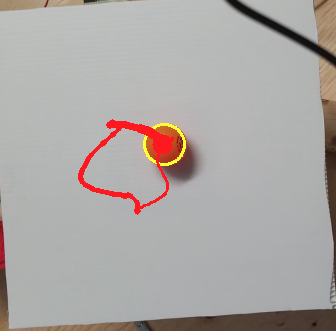
#> input picture ball.png, 336 x 331 px, given in place of the camera
$ python ball_clean.py   (older library calls are emulated)
#> lines starting #> are read from the running program, lines starting #| are printed output that depends on the picture; after the words box and inside, x2 and y2 are one past the last pixel; in counts of white or black regions, pixels touching at a corner belong together
from collections import deque
import numpy as np
import argparse
import cv2
import time
import matplotlib.pyplot as plt
import serial

ser = serial.Serial('/dev/cu.usbmodem1411', 115200)
# /dev/cu.usbmodem1411

# python 35

ap = argparse.ArgumentParser()
ap.add_argument("-v", "--video", help="path to the (optional) video file")
ap.add_argument("-b", "--buffer", type=int, default=64, help="max buffer size")
ap.add_argument("-p", "--port", help="port for the serial connection")
args = vars(ap.parse_args())

lowerBound = (0, 182, 162)
upperBound = (255, 255, 255) ## set upper lower bound for color threshold

pts = deque(maxlen=args["buffer"])

def testFPS():
    test = camera.get(cv2.CAP_PROP_FPS)
    print("Frames per second should be : {0}".format(test))

    # Number of frames to capture
    num_frames = 120;
    print("Capturing {0} frames".format(num_frames))

    # Start time
    start = time.time()

    # Grab a few frames
    for i in range(0, num_frames):
        ret, frame = camera.read()

    # End time
    end = time.time()

    # Time elapsed
    seconds = end - start
    print("Time taken : {0} seconds".format(seconds))

    # Calculate frames per second
    fps  = num_frames / seconds;
    print("Estimated frames per second : {0}".format(fps))

if not args.get("video", False):
    camera = cv2.VideoCapture(0)
    # [8 lines of commented-out code are left out]
else:
    camera = cv2.VideoCapture(args["video"])


i = 0
j = 0
start = time.time()
num_frames_2 = 1200
x_arr = []
y_arr = []


# while True:
while True:

    (grabbed, frame) = camera.read()
#> frame is the input picture: shape (331, 336, 3); mean B, G, R 165.3, 167.4, 172.4
    j += 1

    if args.get("video") and not grabbed:
        break

    # frame = cv2.resize(frame, (640, 480))
    # blurred = cv2.GaussianBlur(frame, (11, 11), 0)
    hsv = cv2.cvtColor(frame, cv2.COLOR_BGR2HSV)
#> hsv: shape (331, 336, 3); mean H, S, V 74.9, 16.2, 174.1

    mask = cv2.inRange(hsv, lowerBound, upperBound)
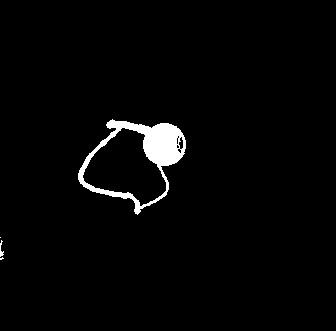
#> mask: shape (331, 336); 2.3% white; 4 white regions (2 under 20 px), largest, box (x1, y1, x2, y2) and area: (78, 119, 186, 215) 2570, (0, 240, 4, 257) 32
    mask = cv2.erode(mask, None, iterations=2)
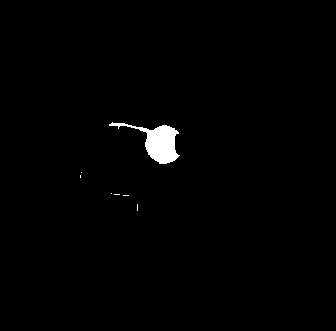
#> mask: shape (331, 336); 1% white; 7 white regions (6 under 20 px), largest, box (x1, y1, x2, y2) and area: (109, 122, 180, 164) 1112
    mask = cv2.dilate(mask, None, iterations=2)
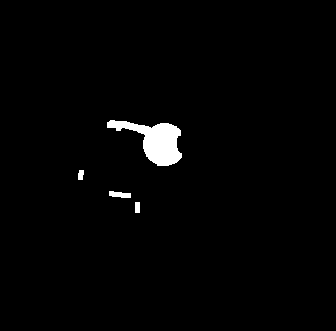
#> mask: shape (331, 336); 1.7% white; 4 white regions

    cnts = cv2.findContours(mask.copy(), cv2.RETR_EXTERNAL, cv2.CHAIN_APPROX_SIMPLE)[-2]
#> cnts = 4 contours; box (x1, y1, x2, y2) and area: (107, 120, 182, 166) 1531, (109, 191, 131, 198) 87, (135, 202, 140, 213) 40, (78, 170, 84, 180) 38
    center = None

    if len(cnts) > 0:
        c = max(cnts, key=cv2.contourArea)
#> c = contour of 96 points, box (x1, y1, x2, y2) (107, 120, 182, 166), area 1531
        ((x, y), radius) = cv2.minEnclosingCircle(c)
#> x = 144; y = 139.5; radius = 40.93
        M = cv2.moments(c)
#> M = moments, m00 1531, centre m10/m00, m01/m00 = (155.6, 140.8)
        center = (int(M["m10"] / M["m00"]), int(M["m01"] / M["m00"]))
#> center = (155, 140)

        # only proceed if the radius meets a minimum size
        if radius > 10:
            # draw the circle and centroid on the frame,
            # then update the list of tracked points
            cv2.circle(frame, (int(x), int(y)), int(radius),
                (0, 255, 255), 2)
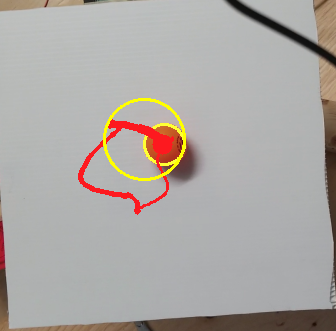
#> frame: shape (331, 336, 3); 0.69% of pixels changed, all inside (x1, y1, x2, y2) = (103, 98, 186, 181)
            cv2.circle(frame, center, 5, (0, 0, 255), -1)
#> frame: shape (331, 336, 3); 0.07% of pixels changed, all inside (x1, y1, x2, y2) = (150, 135, 161, 146)


    pts.appendleft(center)

    for i in range(1, len(pts)):
    # if either of the tracked points are None, ignore
    # them
        if pts[i - 1] is None or pts[i] is None:
            continue

        thickness = int(np.sqrt(args["buffer"] / float(i + 1)) * 2.5)
        cv2.line(frame, pts[i - 1], pts[i], (0, 0, 255), thickness)

    cv2.imshow("Frame", frame)
    # cv2.imshow("Mask", mask)

    if center is None:
        str_x, str_y = "x---", "y---"
    else:
        str_x, str_y = "x{:03d}".format(center[0]), "y{:03d}".format(center[1])
#> str_x = 'x155'; str_y = 'y140'

    ser.write(str_x.encode())
    ser.write(str_y.encode())

    key = cv2.waitKey(1) & 0xFF
#> (key q is pressed here)

    if key == ord("q"):
        break

camera.release()
cv2.destroyAllWindows()
